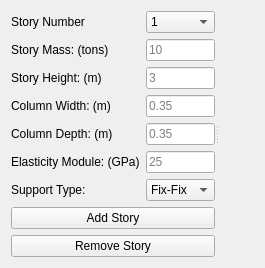
      <widget class="QWidget" name="tab">
       <attribute name="title">
        <string>Structure</string>
       </attribute>
       <layout class="QGridLayout" name="gridLayout_3">
        <item row="0" column="0">
         <widget class="QSplitter" name="splitter">
          <property name="orientation">
           <enum>Qt::Horizontal</enum>
          </property>
          <widget class="QWidget" name="widget" native="true">
           <property name="sizePolicy">
            <sizepolicy hsizetype="Expanding" vsizetype="Preferred">
             <horstretch>1</horstretch>
             <verstretch>0</verstretch>
            </sizepolicy>
           </property>
           <property name="focusPolicy">
            <enum>Qt::TabFocus</enum>
           </property>
           <layout class="QGridLayout" name="gridLayout_30">
            <item row="0" column="0">
             <widget class="QLabel" name="label">
              <property name="sizePolicy">
               <sizepolicy hsizetype="Maximum" vsizetype="Preferred">
                <horstretch>0</horstretch>
                <verstretch>0</verstretch>
               </sizepolicy>
              </property>
              <property name="text">
               <string>Story Number</string>
              </property>
             </widget>
            </item>
            <item row="0" column="1">
             <widget class="QComboBox" name="storyNumberComboBox">
              <item>
               <property name="text">
                <string>1</string>
               </property>
              </item>
             </widget>
            </item>
            <item row="1" column="0">
             <widget class="QLabel" name="label_2">
              <property name="sizePolicy">
               <sizepolicy hsizetype="Maximum" vsizetype="Preferred">
                <horstretch>0</horstretch>
                <verstretch>0</verstretch>
               </sizepolicy>
              </property>
              <property name="text">
               <string>Story Mass: (tons)</string>
              </property>
             </widget>
            </item>
            <item row="1" column="1">
             <widget class="QLineEdit" name="storyMassLineEdit">
              <property name="placeholderText">
               <string>10</string>
              </property>
             </widget>
            </item>
            <item row="2" column="0">
             <widget class="QLabel" name="label_3">
              <property name="sizePolicy">
               <sizepolicy hsizetype="Maximum" vsizetype="Preferred">
                <horstretch>0</horstretch>
                <verstretch>0</verstretch>
               </sizepolicy>
              </property>
              <property name="text">
               <string>Story Height: (m)</string>
              </property>
             </widget>
            </item>
            <item row="2" column="1">
             <widget class="QLineEdit" name="storyHeightLineEdit">
              <property name="placeholderText">
               <string>3</string>
              </property>
             </widget>
            </item>
            <item row="3" column="0">
             <widget class="QLabel" name="label_4">
              <property name="sizePolicy">
               <sizepolicy hsizetype="Maximum" vsizetype="Preferred">
                <horstretch>0</horstretch>
                <verstretch>0</verstretch>
               </sizepolicy>
              </property>
              <property name="text">
               <string>Column Width: (m)</string>
              </property>
             </widget>
            </item>
            <item row="3" column="1">
             <widget class="QLineEdit" name="columnWidthLineEdit">
              <property name="placeholderText">
               <string>0.35</string>
              </property>
             </widget>
            </item>
            <item row="4" column="0">
             <widget class="QLabel" name="label_5">
              <property name="sizePolicy">
               <sizepolicy hsizetype="Maximum" vsizetype="Preferred">
                <horstretch>0</horstretch>
                <verstretch>0</verstretch>
               </sizepolicy>
              </property>
              <property name="text">
               <string>Column Depth: (m)</string>
              </property>
             </widget>
            </item>
            <item row="4" column="1">
             <widget class="QLineEdit" name="columnDepthLineEdit">
              <property name="placeholderText">
               <string>0.35</string>
              </property>
             </widget>
            </item>
            <item row="5" column="0">
             <widget class="QLabel" name="label_6">
              <property name="sizePolicy">
               <sizepolicy hsizetype="Maximum" vsizetype="Preferred">
                <horstretch>0</horstretch>
                <verstretch>0</verstretch>
               </sizepolicy>
              </property>
              <property name="text">
               <string>Elasticity Module: (GPa)</string>
              </property>
             </widget>
            </item>
            <item row="5" column="1">
             <widget class="QLineEdit" name="elasticityModuleLineEdit">
              <property name="placeholderText">
               <string>25</string>
              </property>
             </widget>
            </item>
            <item row="6" column="0">
             <widget class="QLabel" name="label_7">
              <property name="sizePolicy">
               <sizepolicy hsizetype="Maximum" vsizetype="Preferred">
                <horstretch>0</horstretch>
                <verstretch>0</verstretch>
               </sizepolicy>
              </property>
              <property name="text">
               <string>Support Type: </string>
              </property>
             </widget>
            </item>
            <item row="6" column="1">
             <widget class="QComboBox" name="supportTypeComboBox">
              <item>
               <property name="text">
                <string>Fix-Fix</string>
               </property>
              </item>
              <item>
               <property name="text">
                <string>Fix-Pin</string>
               </property>
              </item>
              <item>
               <property name="text">
                <string>Pin-Fix</string>
               </property>
              </item>
              <item>
               <property name="text">
                <string>Pin-Pin</string>
               </property>
              </item>
             </widget>
            </item>
            <item row="7" column="0" colspan="2">
             <widget class="QPushButton" name="addStoryBtn">
              <property name="sizePolicy">
               <sizepolicy hsizetype="Expanding" vsizetype="Fixed">
                <horstretch>1</horstretch>
                <verstretch>0</verstretch>
               </sizepolicy>
              </property>
              <property name="text">
               <string>Add Story</string>
              </property>
             </widget>
            </item>
            <item row="8" column="0" colspan="2">
             <widget class="QPushButton" name="removeStoryBtn">
              <property name="text">
               <string>Remove Story</string>
              </property>
             </widget>
            </item>
           </layout>
           <zorder>storyNumberComboBox</zorder>
           <zorder>addStoryBtn</zorder>
           <zorder>removeStoryBtn</zorder>
           <zorder>label_3</zorder>
           <zorder>storyMassLineEdit</zorder>
           <zorder>label</zorder>
           <zorder>columnWidthLineEdit</zorder>
           <zorder>label_2</zorder>
           <zorder>supportTypeComboBox</zorder>
           <zorder>label_4</zorder>
           <zorder>label_6</zorder>
           <zorder>elasticityModuleLineEdit</zorder>
           <zorder>columnDepthLineEdit</zorder>
           <zorder>storyHeightLineEdit</zorder>
           <zorder>label_7</zorder>
           <zorder>label_5</zorder>
          </widget>
          <widget class="QWidget" name="structureWidget" native="true">
           <property name="sizePolicy">
            <sizepolicy hsizetype="Expanding" vsizetype="Preferred">
             <horstretch>4</horstretch>
             <verstretch>0</verstretch>
            </sizepolicy>
           </property>
          </widget>
         </widget>
        </item>
       </layout>
      </widget>
